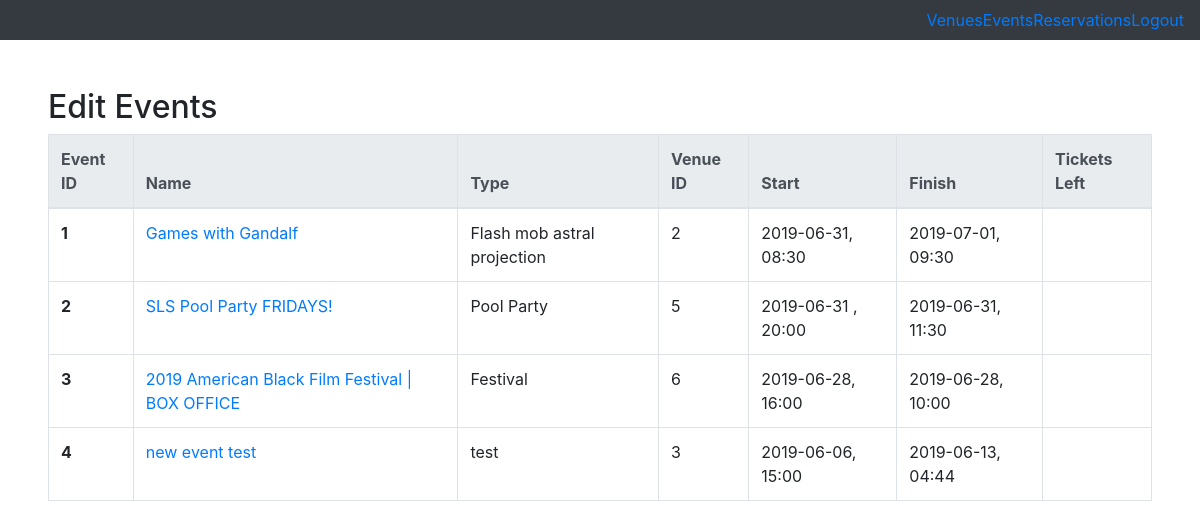
Before: /admin-events (signed in) with the older database file.
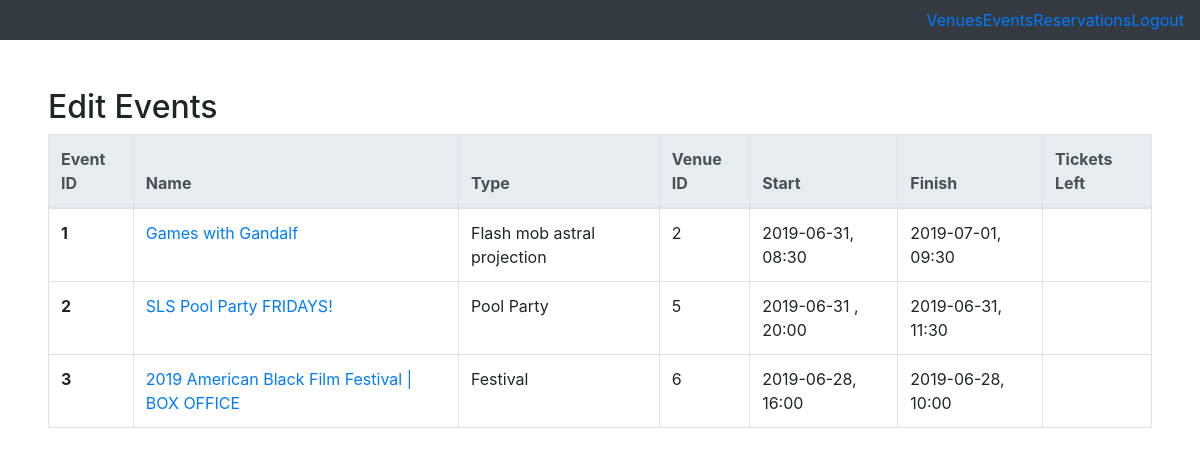
After: the same page with the newer database file.
### tables this page shows
CREATE TABLE 'events' ( eventID INTEGER PRIMARY KEY AUTOINCREMENT NOT NULL,'eventName' VARCHAR NOT NULL,'ticketsLeft' INTEGER NOT NULL,
  type VARCHAR NOT NULL,'startDate' date NOT NULL,'endDate' date NOT NULL,
  description VARCHAR NOT NULL,
  venueID INTEGER NOT NULL,
  adminID INTEGER NOT NULL
, 'endTime'  time NOT NULL  , 'startTime'  time NOT NULL  );

### application.py (the view)
@app.route("/admin-events", methods=["GET"])
@login_required
def adminEvents():
    events = db.execute(allEventQry)
    if events:
        return render_template("admin-events.html", events=events)

### application.py (called while the page is built)
@app.after_request
def after_request(response):
    response.headers["Cache-Control"] = "no-cache, no-store, must-revalidate"
    response.headers["Expires"] = 0
    response.headers["Pragma"] = "no-cache"
    return response

### helpers.py (called while the page is built)
def login_required(f):
    @wraps(f)
    def decorated_function(*args, **kwargs):
        if session.get("user_id") is None:
            return redirect("/login")
        return f(*args, **kwargs)
    return decorated_function

### templates/admin-events.html (shortened to what this page needs)
{% extends "baseadmin.html" %}
{% block body %}
<h2>Edit Events</h2>
<table class="table table-bordered table-hover">
  <thead class="thead-light">
    <tr>
      <th scope="col">Event ID</th>
      <th scope="col">Name</th>
      <th scope="col">Type</th>
      <th scope="col">Venue ID</th>
      <th scope="col">Start</th>
      <th scope="col">Finish</th>
      <th scope="col">Tickets Left</th>
    </tr>
  </thead>
  <tbody>
    {% for event in events %}
    <tr>
      <th scope="row">{{event.eventID}}</th>
      <td scope="row"><a href="{{ '/event/%s'%event.eventID|urlencode }}">{{event.eventName}}</a></td>
      <td scope="row">{{event.type}}</td>
      <td scope="row">{{event.venueID}}</td>
      <td scope="row">{{event.startDate}}, {{event.startTime}}</td>
      <td scope="row">{{event.endDate}}, {{event.endTime}}</td>
      <td scope="row">{{event.tickets}}</td>
    </tr>
    {% endfor %}
  </tbody>
</table>
{% endblock %}

Changed rows visible on the page:
removed events: eventID "4", eventName "new event test", type "test", venueID "3", startDate "2019-06-06", startTime "15:00", endDate "2019-06-13", endTime "04:44"
